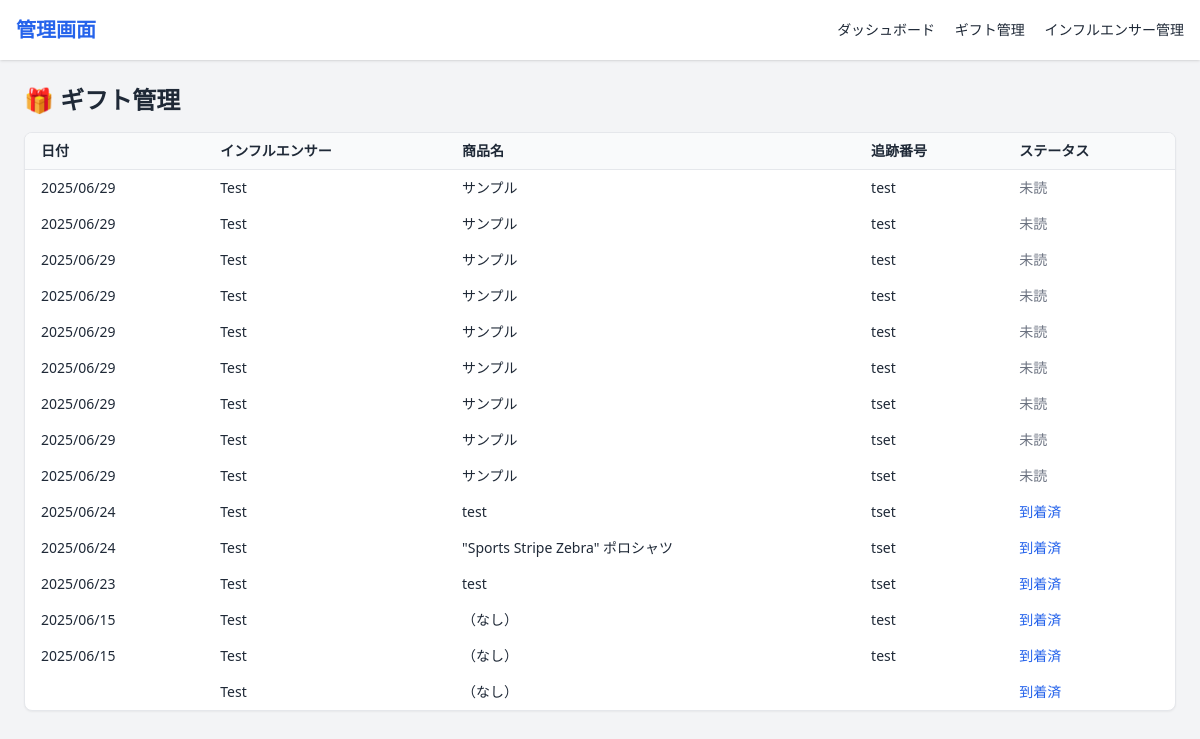
The page /manage/gifts/ on the database as committed earlier.
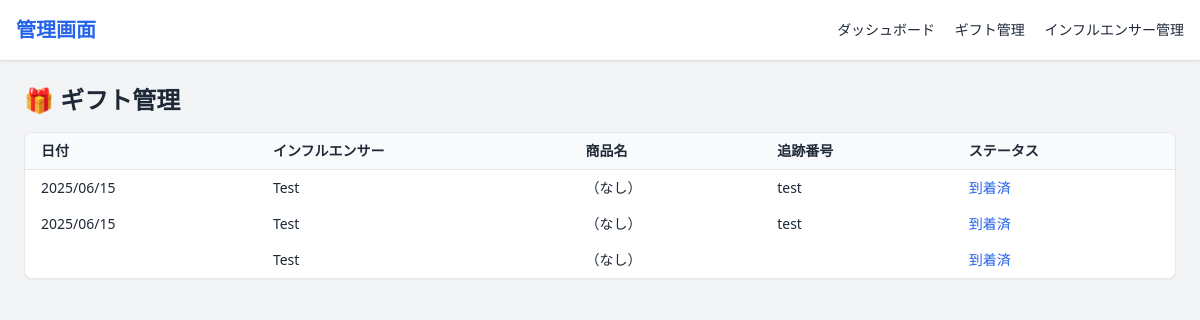
The same page on the database as committed later.
### influencer/models.py (models this page shows, shortened)
class Gift(models.Model):
    sender_name     = models.CharField('送信者名', max_length=100)
    to_profile      = models.ForeignKey(Influencer, on_delete=models.CASCADE,
                                        related_name='received_gifts',
                                        verbose_name='受信インフルエンサー')
    wish_item       = models.ForeignKey(WishItem, on_delete=models.CASCADE,
                                        related_name='gifts',
                                        verbose_name='対象WishItem',
                                        null=True, blank=True)
    tracking_number = models.CharField('追跡番号', max_length=100)
    sent_date       = models.DateField('送付日', null=True, blank=True)
    message         = models.TextField('メッセージ', blank=True)
    is_read         = models.BooleanField('既読フラグ', default=False)
    created_at      = models.DateTimeField('送信日時', auto_now_add=True)
    shipping_fee     = models.PositiveIntegerField(default=0)
    anonymous_fee    = models.PositiveIntegerField(default=0)
    wrapping_fee     = models.PositiveIntegerField(default=0)
    message_card_fee = models.PositiveIntegerField(default=0)
    payment_fee      = models.PositiveIntegerField(default=0)
    is_paid = models.BooleanField('決済完了', default=False)
    paid_at = models.DateTimeField('決済日時', null=True, blank=True)
    class Meta:
        ordering = ['-created_at']

class Influencer(models.Model):
    user = models.OneToOneField(User, on_delete=models.CASCADE, related_name='influencer_profile')
    display_name = models.CharField('表示名', max_length=50, unique=True)
    bio = models.TextField('自己紹介', blank=True)
    profile_image = models.ImageField('プロフィール画像', upload_to='influencer_profiles/', blank=True, null=True)
    instagram_url = models.URLField('Instagram URL', blank=True)
    twitter_url = models.URLField('Twitter（X）URL', blank=True)
    tiktok_url = models.URLField('TikTok URL', blank=True)
    free_url1 = models.URLField('フリーURL1', blank=True)
    free_url2 = models.URLField('フリーURL2', blank=True)
    is_public = models.BooleanField('公開設定', default=False)
    slug = models.SlugField('URLスラッグ', max_length=50, unique=True, blank=True)
    created_at = models.DateTimeField('作成日時', auto_now_add=True)
    updated_at = models.DateTimeField('更新日時', auto_now=True)
    class Meta:
        ordering = ['-created_at']

class WishItem(models.Model):
    influencer = models.ForeignKey(Influencer, on_delete=models.CASCADE, related_name='wish_items')
    product_name = models.CharField('商品名', max_length=200)
    brand = models.CharField('ブランド名', max_length=100, blank=True)  # 追加
    product_url = models.URLField('商品URL')
    image_url = models.URLField('画像URL', blank=True)
    image_file = models.ImageField('商品画像（アップロード）', upload_to='wish_items/%Y/%m/', blank=True, null=True)  # 追加
    desired_price = models.DecimalField('希望価格', max_digits=10, decimal_places=0, null=True, blank=True)
    note = models.TextField('備考', blank=True)  # TextField に変更
    order = models.PositiveIntegerField('並び順', default=0)  # 追加
    is_visible = models.BooleanField('公開設定', default=True)
    created_at = models.DateTimeField('作成日時', auto_now_add=True)
    updated_at = models.DateTimeField('更新日時', auto_now=True)
    class Meta:
        ordering = ['order', '-created_at']

### core/views.py (the view)
# urls.py: path('gifts/', views.admin_gift_list, name='admin_gift_list'),
def admin_gift_list(request):
    gifts = Gift.objects.select_related('to_profile', 'wish_item').all()
    return render(request, 'manage/gift_list.html', {'gifts': gifts})

### core/templates/manage/gift_list.html
{% extends 'manage/base.html' %}
{% block content %}
<h2 class="text-2xl font-bold mb-4">🎁 ギフト管理</h2>
<div class="overflow-x-auto bg-white border rounded-lg shadow-sm">
  <table class="w-full text-sm">
    <thead class="bg-gray-50 border-b">
      <tr>
        <th class="px-4 py-2 text-left">日付</th>
        <th class="px-4 py-2 text-left">インフルエンサー</th>
        <th class="px-4 py-2 text-left">商品名</th>
        <th class="px-4 py-2 text-left">追跡番号</th>
        <th class="px-4 py-2 text-left">ステータス</th>
      </tr>
    </thead>
    <tbody>
      {% for gift in gifts %}
      <tr class="hover:bg-gray-50">
        <td class="px-4 py-2">{{ gift.sent_date|date:"Y/m/d" }}</td>
        <td class="px-4 py-2">{{ gift.to_profile.display_name }}</td>
        <td class="px-4 py-2">
          {% if gift.wish_item %}
            {{ gift.wish_item.product_name }}
          {% else %}
            （なし）
          {% endif %}
        </td>
        <td class="px-4 py-2">{{ gift.tracking_number }}</td>
        <td class="px-4 py-2 {% if gift.is_read %}text-blue-600{% else %}text-gray-500{% endif %}">
          {% if gift.is_read %}到着済{% else %}未読{% endif %}
        </td>
      </tr>
      {% empty %}
      <tr>
        <td colspan="5" class="px-4 py-2 text-center text-gray-400">ギフトはまだありません。</td>
      </tr>
      {% endfor %}
    </tbody>
  </table>
</div>
{% endblock %}

Rows that differ between the two databases and show on the page:
removed Gift: sent_date "2025/06/29", to_profile.display_name "Test", wish_item.product_name "サンプル", tracking_number "test", is_read "未読"
removed Gift: sent_date "2025/06/29", to_profile.display_name "Test", wish_item.product_name "サンプル", tracking_number "test", is_read "未読"
removed Gift: sent_date "2025/06/29", to_profile.display_name "Test", wish_item.product_name "サンプル", tracking_number "test", is_read "未読"
removed Gift: sent_date "2025/06/29", to_profile.display_name "Test", wish_item.product_name "サンプル", tracking_number "test", is_read "未読"
removed Gift: sent_date "2025/06/29", to_profile.display_name "Test", wish_item.product_name "サンプル", tracking_number "test", is_read "未読"
removed Gift: sent_date "2025/06/29", to_profile.display_name "Test", wish_item.product_name "サンプル", tracking_number "test", is_read "未読"
removed Gift: sent_date "2025/06/29", to_profile.display_name "Test", wish_item.product_name "サンプル", tracking_number "tset", is_read "未読"
removed Gift: sent_date "2025/06/29", to_profile.display_name "Test", wish_item.product_name "サンプル", tracking_number "tset", is_read "未読"
removed Gift: sent_date "2025/06/29", to_profile.display_name "Test", wish_item.product_name "サンプル", tracking_number "tset", is_read "未読"
removed Gift: sent_date "2025/06/24", to_profile.display_name "Test", wish_item.product_name "test", tracking_number "tset", is_read "到着済"
removed Gift: sent_date "2025/06/24", to_profile.display_name "Test", wish_item.product_name "\"Sports Stripe Zebra\" ポロシャツ", tracking_number "tset", is_read "到着済"
removed Gift: sent_date "2025/06/23", to_profile.display_name "Test", wish_item.product_name "test", tracking_number "tset", is_read "到着済"
